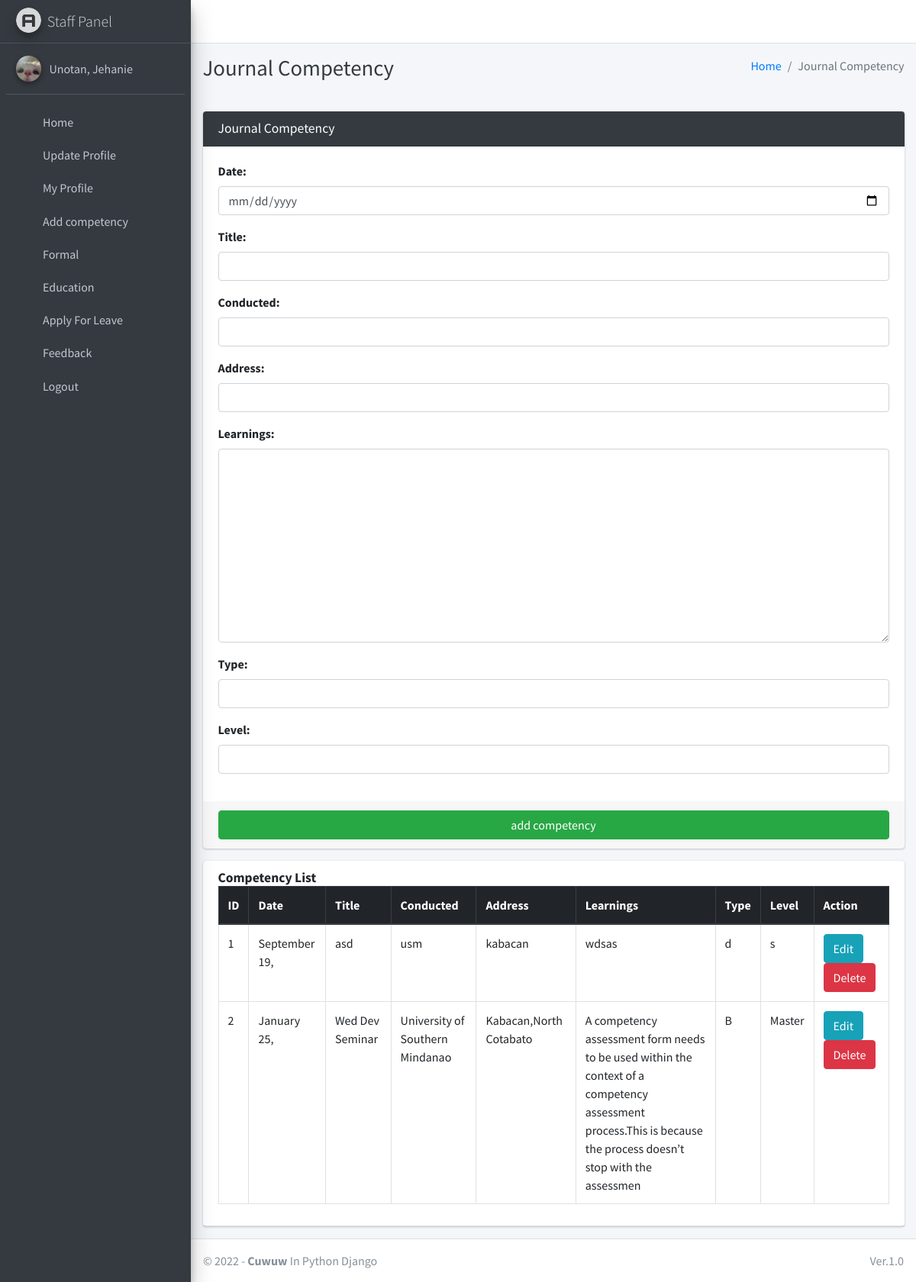
The app's page /staff/add/competency/ (signed in) with its own data.
### main/models.py (models this page shows)
class CustomUser(AbstractUser):
    USER_TYPE = ((1, "HOD"), (2, "Staff"))
    GENDER = [("M", "Male"), ("F", "Female")]
    username = None  # Removed username, using email instead
    email = models.EmailField(unique=True)
    user_type = models.CharField(default=1, choices=USER_TYPE, max_length=1)
    gender = models.CharField(max_length=1, choices=GENDER)
    profile_pic = models.ImageField()
    address = models.CharField(max_length=60)
    fcm_token = models.TextField(default="")  # For firebase notifications
    created_at = models.DateTimeField(auto_now_add=True)
    updated_at = models.DateTimeField(auto_now=True)
    USERNAME_FIELD = "email"
    REQUIRED_FIELDS = []
    objects = CustomUserManager()
    def __str__(self):
        return self.last_name + ", " + self.first_name

class CompetencyJournal(models.Model):
    staff = models.ForeignKey(Staff, on_delete=models.CASCADE)
    date = models.DateTimeField(max_length=60)
    dateend = models.CharField(max_length=60)
    title = models.CharField(max_length=60)
    address = models.CharField(max_length=200, null=True)
    type = models.CharField(max_length=200, null=True)
    conducted = models.CharField(max_length=200, null=True)
    level = models.CharField(max_length=200, null=True)
    learnings = models.TextField()
    status = models.SmallIntegerField(default=0)
    created_at = models.DateTimeField(auto_now_add=True)
    updated_at = models.DateTimeField(auto_now=True)

### main/staff_views.py (the view, shortened to what this page needs)
# urls.py: path("staff/add/competency/", staff_views.competency_journal,
def competency_journal(request):
    form = CompetencyJournalStaffForm(request.POST or None)
    staff = get_object_or_404(Staff, admin_id=request.user.id)
    context = {
        'form': form,
        'competencyjournal': CompetencyJournal.objects.filter(staff=staff),
        'page_title': 'Journal Competency'
    }
    return render(request, "staff_template/add_competency.html", context)

### main/forms.py
class CompetencyJournalStaffForm(FormSettings):
    def __init__(self, *args, **kwargs):
        super(CompetencyJournalStaffForm, self).__init__(*args, **kwargs)
    class Meta:
        model = CompetencyJournal
        fields = ['date',  'title','conducted', 'address', 'learnings',   'type',  'level' ]
        widgets = {
            'date': DateInput(attrs={'type': 'date'}),
        }

### main/templates/staff_template/add_competency.html
{% extends 'main/base.html' %}
{% load static %}
{% block page_title %}{{page_title}}{% endblock page_title %}
{% block content %}
<section class="content">
    <div class="container-fluid">
        <div class="row">
            <div class="col-md-12">
                <div class="card card-dark">
                    <div class="card-header">
                        <h3 class="card-title">{{page_title}}</h3>
                    </div>
                    {% include "main/form_template.html" with messages=messages  form=form button_text="add competency"%}
                </div>
<div class="card card-default">
    <div class="card-header"><h3 class="card-title"><b> Competency List</b></h3>
   <div class="table">
       <table class="table table-bordered table-hover">
           <thead class="thead-dark">
               <tr>
                   <th>ID</th>
                   <th>Date </th>
                   <th>Title</th>
                   <th>Conducted</th>
                   <th>Address</th>
                   <th>Learnings</th>
                   <th>Type</th>
                   <th>Level</th>
                   <th>Action</th>
               </tr>
           </thead>
        {% for journal in competencyjournal %}
           <tr>
               <td>{{forloop.counter}}</td>
               <td>{{journal.date |date:"F d,"}}</td>
               <td>{{journal.title}}</td>
               <td>{{journal.conducted}}</td>
               <td>{{journal.address}}</td>
               <td>{{journal.learnings}}</td>
               <td>{{journal.type}}</td>
               <td>{{journal.level}}</td>
               <td>
                   <a href="{% url 'edit_competency' %}" class="btn btn-info">Edit</a>
                   <a href="{% url 'delete_competency'  %}" class="btn btn-danger"
                      onclick="return confirm('Are you sure about this ?')">Delete</a>
               </td>
           </tr>
            {% endfor %}
        </table>
    </div>
    </div>
            </div>
        </div>
    </div>
</section>
{% endblock content %}

### main/templates/main/sidebar_template.html (shortened to what this page needs)
{% load static %}
<aside class="main-sidebar sidebar-dark-info elevation-4">
    {% if request.user.user_type == '1' %}
    <a href="{% url 'admin_home' %}" class="brand-link">
        <img src="{% static 'dist/img/cmsl.png' %} " alt="AdminLTE Logo"
            class="brand-image img-circle elevation-3" >
        <span class="brand-text font-weight-light">Admin Panel</span>
    </a>
    <div class="sidebar">
        <div class="user-panel mt-3 pb-3 mb-3 d-flex">
            <div class="image">
                <img src="{{ request.user.profile_pic}}" class="img-circle elevation-2" alt="User Image">
            </div>
            <div class="info">
                <a href="#" class="d-block">{{user}}</a>
            </div>
        </div>
        <nav class="mt-2">
            <ul class="nav nav-pills nav-sidebar flex-column" data-widget="treeview" role="menu" data-accordion="false">
                <li class="nav-item">
                    {% url 'admin_home' as admin_home %}
                    <a href="{{admin_home}}" class="nav-link {% if admin_home == request.path %} active {% endif %}">
                        <i class="nav-icon fas fa-home"></i>
                        <p>
                            Home
                        </p>
                    </a>
                </li>
                <li class="nav-item">
                    {% url 'admin_view_profile' as admin_view_profile %}
                    <a href="{{admin_view_profile}}"
                        class="nav-link {% if admin_view_profile == request.path %} active {% endif %}">
                        <i class="nav-icon fas fa-address-card"></i>
                        <p>
                            Update Profile
                        </p>
                    </a>
                </li>
 <li class="nav-item has-treeview">
                    <a href="#" class="nav-link">
                        <i class="nav-icon fas fa-book"></i>
                        <p>
                            Staff
                            <i class="fas fa-angle-left right"></i>
                        </p>
                    </a>
                    <ul class="nav nav-treeview">
                         <li class="nav-item">
                    {% url 'add_staff' as add_staff %}
                    <a href="{{add_staff}}" class="nav-link {% if add_staff == request.path %} active {% endif %}">
                        <i class="nav-icon fas fa-user-plus"></i>
                        <p>
                            Add Staff
                        </p>
                    </a>
                </li>
                         <li class="nav-item">
                    {% url 'manage_staff' as manage_staff %}
                    {% url 'edit_staff' staff_id as edit_staff %}
                    <a href="{{manage_staff}}"
                        class="nav-link {% if manage_staff == request.path or request.path == edit_staff %} active {% endif %}">
                        <i class="nav-icon fas fa-th"></i>
                        <p>
                            Manage Staff
                        </p>
                    </a>
                </li>
                    </ul>
 <li class="nav-item">
                    {% url 'view_staff_competency_journal' as view_staff_competency_journal %}
                    <a href="{{view_staff_competency_journal}}"
                        class="nav-link {% if view_staff_competency_journal == request.path %} active {% endif %}">
                        <i class="nav-icon fas fa-address-card"></i>
                        <p>
                            Staff competency
                        </p>
                    </a>
                </li>
                <li class="nav-item">
                    {% url 'view_staff_leave' as view_staff_leave %}
                    <a href="{{view_staff_leave}}"
                        class="nav-link  {% if view_staff_leave == request.path %} active {% endif %}">
                        <i class="nav-icon fas fa-check-double"></i>
                        <p>
                            Staff Leave
                        </p>
                    </a>
                </li>
                  <li class="nav-item">
                                {% url 'staff_feedback_message' as staff_feedback_message %}
                                <a href="{{staff_feedback_message}}"
                                    class="nav-link {% if staff_feedback_message == request.path %} active {% endif %}">
                                    <i class="nav-icon fas fa-comment-alt"></i>
                                    <p>
                                        Feedback
                                    </p>
                                </a>
                            </li>
                {% elif request.user.user_type == '2' %}
                <a href="#" class="brand-link">
                    <img src="{% static 'dist/img/AdminLTELogo.png' %} " alt="AdminLTE Logo"
                        class="brand-image img-circle elevation-3" style="opacity: .8">
                    <span class="brand-text font-weight-light">Staff Panel</span>
                </a>
                <div class="sidebar">
                    <div class="user-panel mt-3 pb-3 mb-3 d-flex">
                        <div class="image">
                            <img src="{{ request.user.profile_pic}}" class="img-circle elevation-2" alt="User Image">
                        </div>
                        <div class="info">
                            <a href="#" class="d-block">{{ user}}</a>
                        </div>
                    </div>
                    <nav class="mt-2">
                        <ul class="nav nav-pills nav-sidebar flex-column" data-widget="treeview" role="menu"
                            data-accordion="false">
                            <li class="nav-item">
                                {% url 'staff_home' as staff_home %}
                                <a href="{{staff_home}}"
                                    class="nav-link {% if staff_home == request.path %} active {% endif %}">
                                    <i class="nav-icon fas fa-home"></i>
                                    <p>
                                        Home
                                    </p>
                                </a>
                            </li>
                            <li class="nav-item">
                                {% url 'staff_view_profile' as staff_view_profile %}
                                <a href="{{staff_view_profile}}"
                                    class="nav-link {% if staff_view_profile == request.path %} active {% endif %}">
                                    <i class="nav-icon fas fa-address-card"></i>
                                    <p>
                                        Update Profile
                                    </p>
                                </a>
                            </li>
                            <li class="nav-item">
                                {% url 'staff_profile' as staff_profile %}
                                <a href="{{staff_profile}}"
                                    class="nav-link {% if staff_profile == request.path %} active {% endif %}">
                                    <i class="nav-icon fas fa-address-card"></i>
                                    <p>
                                        My Profile
                                    </p>
                                </a>
                            </li>
                              <li class="nav-item">
                    {% url 'competency_journal' as competency_journal %}
                    <a href="{{competency_journal}}"
                        class="nav-link {% if admin_view_profile == request.path %} active {% endif %}">
                        <i class="nav-icon fas fa-address-card"></i>
                        <p>
                            Add competency
                        </p>
                    </a>
                </li>
                <li class="nav-item has-treeview">
                    <a href="#" class="nav-link">
                        <i class="nav-icon fas fa-book"></i>
                        <p>
                            Formal
                            <i class="fas fa-angle-left right"></i>
                        </p>
                    </a>
                </li>
                <li class="nav-item has-treeview">
                    <a href="#" class="nav-link">
                        <i class="nav-icon fas fa-book"></i>
                        <p>
                            Education
                            <i class="fas fa-angle-left right"></i>
                        </p>
                    </a>
                </li>
                            <li class="nav-item">
                                {% url 'staff_apply_leave' as staff_apply_leave %}
                                <a href="{{staff_apply_leave}}"
                                    class="nav-link {% if staff_apply_leave == request.path %} active {% endif %}">
                                    <i class="nav-icon fas fa-check"></i>
                                    <p>
                                        Apply For Leave
                                    </p>
                                </a>
                            </li>
                            <li class="nav-item">
                                {% url 'staff_feedback' as staff_feedback %}
                                <a href="{{staff_feedback}}"
                                    class="nav-link {% if staff_feedback == request.path %} active {% endif %}">
                                    <i class="nav-icon fas fa-comment-alt"></i>
                                    <p>
                                        Feedback
                                    </p>
                                </a>
                            </li>
                                        {% endif %}
                                        <li class="nav-item">
                                            <a href="{% url 'user_logout' %}"
                                                onclick="return confirm('Your session would be terminated.\n\nProceed?')"
                                                class="nav-link">
                                                <i class="nav-icon fas fa-power-off"></i>
                                                <p>
                                                    Logout
                                                </p>
                                            </a>
                                        </li>
                                    </ul>
                                </nav>
                            </div>
</aside>

### records on screen
CustomUser: user.profile_pic (picture), last_name+first_name "Unotan, Jehanie"
CompetencyJournal: date "September 19,", title "asd", conducted "usm", address "kabacan", learnings "wdsas", type "d", level "s"
CompetencyJournal: date "January 25,", title "Wed Dev Seminar", conducted "University of Southern Mindanao", address "Kabacan,North Cotabato", learnings "A competency assessment form needs to be used within the context of a competency assessment process.This is because the process doesn’t stop with the assessmen", type "B", level "Master"

### other values on screen
{{ page_title }} "Journal Competency"
{{ field.label_tag }} "Date:" "Title:" "Conducted:" "Address:" "Learnings:" "Type:" "Level:"
{{ button_text }} "add competency"
